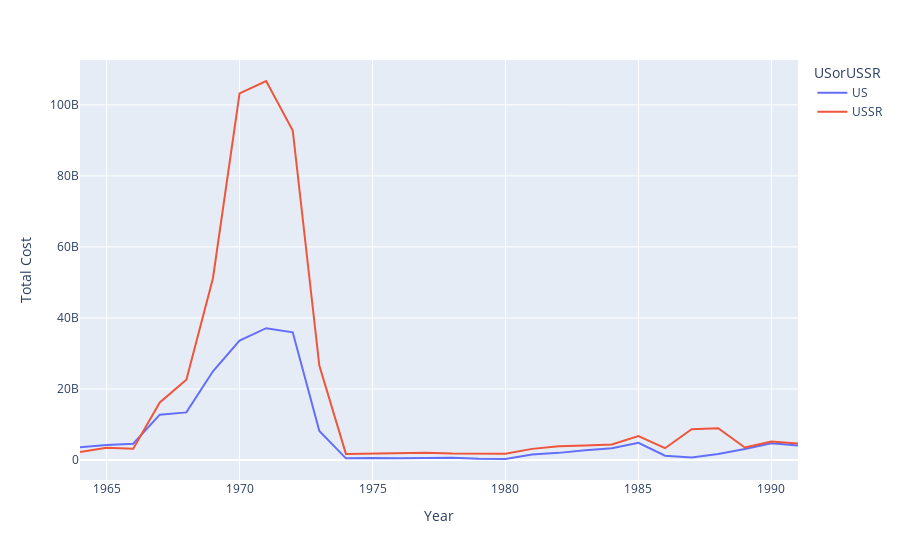

The code cell stored with this chart in its notebook:
### Markdown cell above
As shown on the graph, the USSR also consistently performs better in terms of success ratio after ~1977. Since it appears the USSR wins in both number of missions launched as well as success ratio, does the total monetary investment reflect this trend?:
- how much did the 2 superpowers invest in the space race? Is there a correlation to spending more and having more launches/ succesful launches?

### Code cell
price_per_year = (superp.groupby(['year','USorUSSR']).sum()['price']).reset_index()

fig = px.line(price_per_year, x='year', y="price", color='USorUSSR').update_layout(
    xaxis_title="Year", yaxis_title="Total Cost")
fig.show()

### Figure 1 — Plotly figure (JSON) as saved in the notebook; plotly's stock layout.template omitted (floating-point values rounded to 4 significant figures)
{"data": [{"hovertemplate": "USorUSSR=US<br>year=%{x}<br>price=%{y}<extra></extra>", "legendgroup": "US", "line": {"color": "#636efa", "dash": "solid"}, "marker": {"symbol": "circle"}, "mode": "lines", "name": "US", "orientation": "v", "showlegend": true, "type": "scatter", "x": [1964, 1965, 1966, 1967, 1968, 1969, 1970, 1971, 1972, 1973, 1974, 1975, 1976, 1977, 1978, 1979, 1980, 1981, 1982, 1983, 1984, 1985, 1986, 1987, 1988, 1989, 1990, 1991], "xaxis": "x", "y": [3604110000, 4236410000, 4602000000, 12760000000.0, 13401600000, 24989500000, 33640000000, 37120000000, 35960000000, 8175000000, 460000000, 580000000, 480000000, 520000000, 620000000, 320000000, 280000000, 1533000000.0, 2007000000.0, 2760075000, 3287056000, 4837328000, 1207000000.0, 705000000.0, 1707328000, 3108000000.0, 4731000000.0, 4048000000.0], "yaxis": "y"}, {"hovertemplate": "USorUSSR=USSR<br>year=%{x}<br>price=%{y}<extra></extra>", "legendgroup": "USSR", "line": {"color": "#EF553B", "dash": "solid"}, "marker": {"symbol": "circle"}, "mode": "lines", "name": "USSR", "orientation": "v", "showlegend": true, "type": "scatter", "x": [1964, 1965, 1966, 1967, 1968, 1969, 1970, 1971, 1972, 1973, 1974, 1975, 1976, 1977, 1978, 1979, 1980, 1981, 1982, 1983, 1984, 1985, 1986, 1987, 1988, 1989, 1990, 1991], "xaxis": "x", "y": [2276280000, 3414420000, 3186000000, 16220000000.0, 22615200000, 51198000000, 103240000000, 106720000000, 92800000000, 26595000000, 1720000000, 1860000000, 2000000000, 2040000000, 1820000000, 1780000000, 1780000000, 3134000000.0, 3878000000.0, 4099075000, 4395248000, 6744960000, 3324000000.0, 8662000000.0, 8923968000, 3505000000.0, 5193000000.0, 4674000000.0], "yaxis": "y"}], "layout": {"legend": {"title": {"text": "USorUSSR"}, "tracegroupgap": 0}, "margin": {"t": 60}, "xaxis": {"anchor": "y", "domain": [0, 1], "title": {"text": "Year"}}, "yaxis": {"anchor": "x", "domain": [0, 1], "title": {"text": "Total Cost"}}}}
